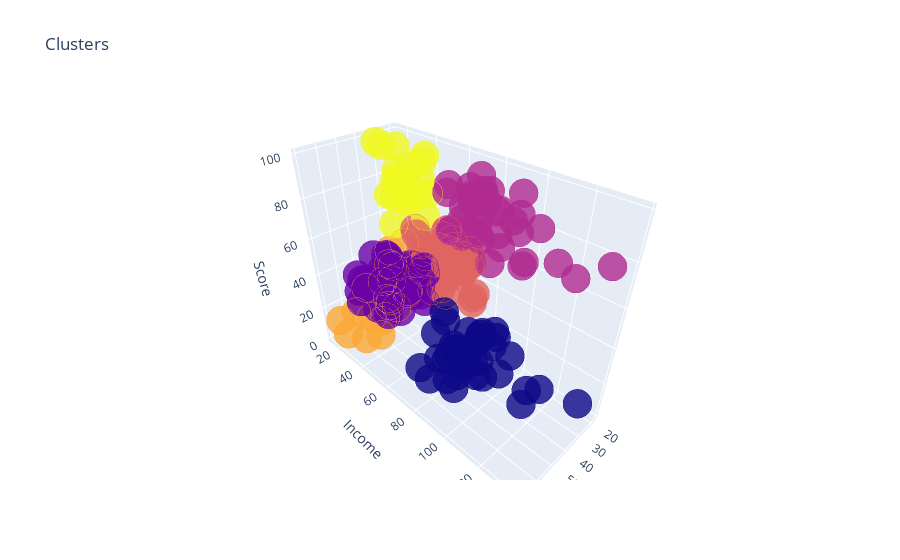

Here is the notebook cell this chart was saved with:
### Code cell
trace1 = go.Scatter3d(
    x = df['Age'],
    y = df['Income'],
    z = df['Score'],
    mode = 'markers',
    marker = dict(
        color = df['cluster'],
        size = 10,
        line = dict(
            color = df['cluster'],
            width = 12
        ),
        opacity = 0.8
    )
)

data = [trace1]

layout = go.Layout(
title = 'Clusters',
scene = dict(
    xaxis = dict(title = 'Age'),
    yaxis = dict(title = 'Income'),
    zaxis = dict(title = 'Score')
)
)

fig = go.Figure(data = data, layout = layout)
iplot(fig)

### Figure 1 — Plotly figure (JSON) as saved in the notebook; plotly's stock layout.template omitted (floating-point values rounded to 4 significant figures; data arrays with more than 128 entries replaced by an {"elided": "..."} marker saying what was removed)
{"data": [{"marker": {"color": {"elided": "200 int values"}, "line": {"color": {"elided": "200 int values"}, "width": 12}, "opacity": 0.8, "size": 10}, "mode": "markers", "x": {"elided": "200 int values"}, "y": {"elided": "200 int values"}, "z": {"elided": "200 int values"}, "type": "scatter3d"}], "layout": {"scene": {"xaxis": {"title": {"text": "Age"}}, "yaxis": {"title": {"text": "Income"}}, "zaxis": {"title": {"text": "Score"}}}, "title": {"text": "Clusters"}}}
